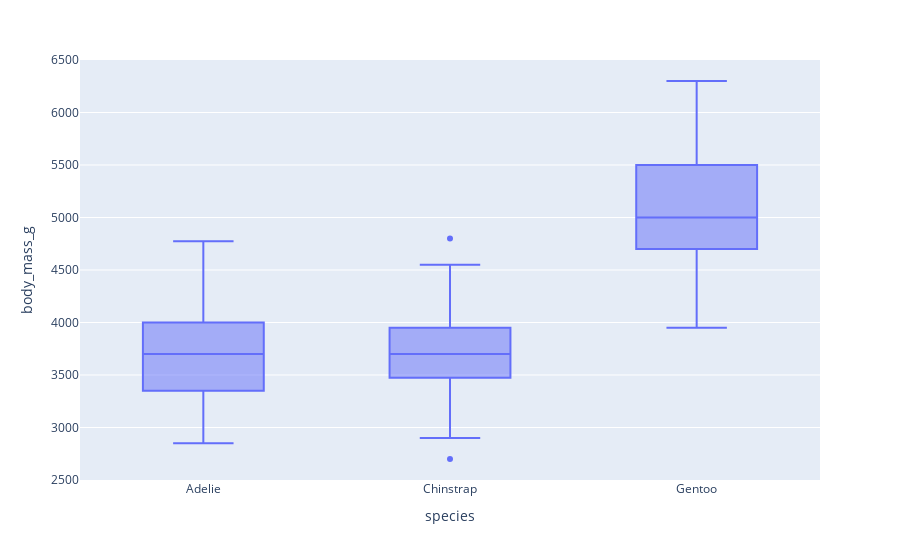

This figure's notebook cell:
### Markdown cell above
# 1. Which Species Have Higher Body_Mass

### Code cell
# Which Specie Have High Body Mass
fig = px.box(df , x="species" , y="body_mass_g")
fig.show()

### Figure 1 — Plotly figure (JSON) as saved in the notebook; plotly's stock layout.template omitted (floating-point values rounded to 4 significant figures; data arrays with more than 128 entries replaced by an {"elided": "..."} marker saying what was removed)
{"data": [{"alignmentgroup": "True", "hovertemplate": "species=%{x}<br>body_mass_g=%{y}<extra></extra>", "legendgroup": "", "marker": {"color": "#636efa"}, "name": "", "notched": false, "offsetgroup": "", "orientation": "v", "showlegend": false, "type": "box", "x": {"elided": "342 str values"}, "x0": " ", "xaxis": "x", "y": {"elided": "342 int values"}, "y0": " ", "yaxis": "y"}], "layout": {"boxmode": "group", "legend": {"tracegroupgap": 0}, "margin": {"t": 60}, "xaxis": {"anchor": "y", "domain": [0, 1], "title": {"text": "species"}}, "yaxis": {"anchor": "x", "domain": [0, 1], "title": {"text": "body_mass_g"}}}}
